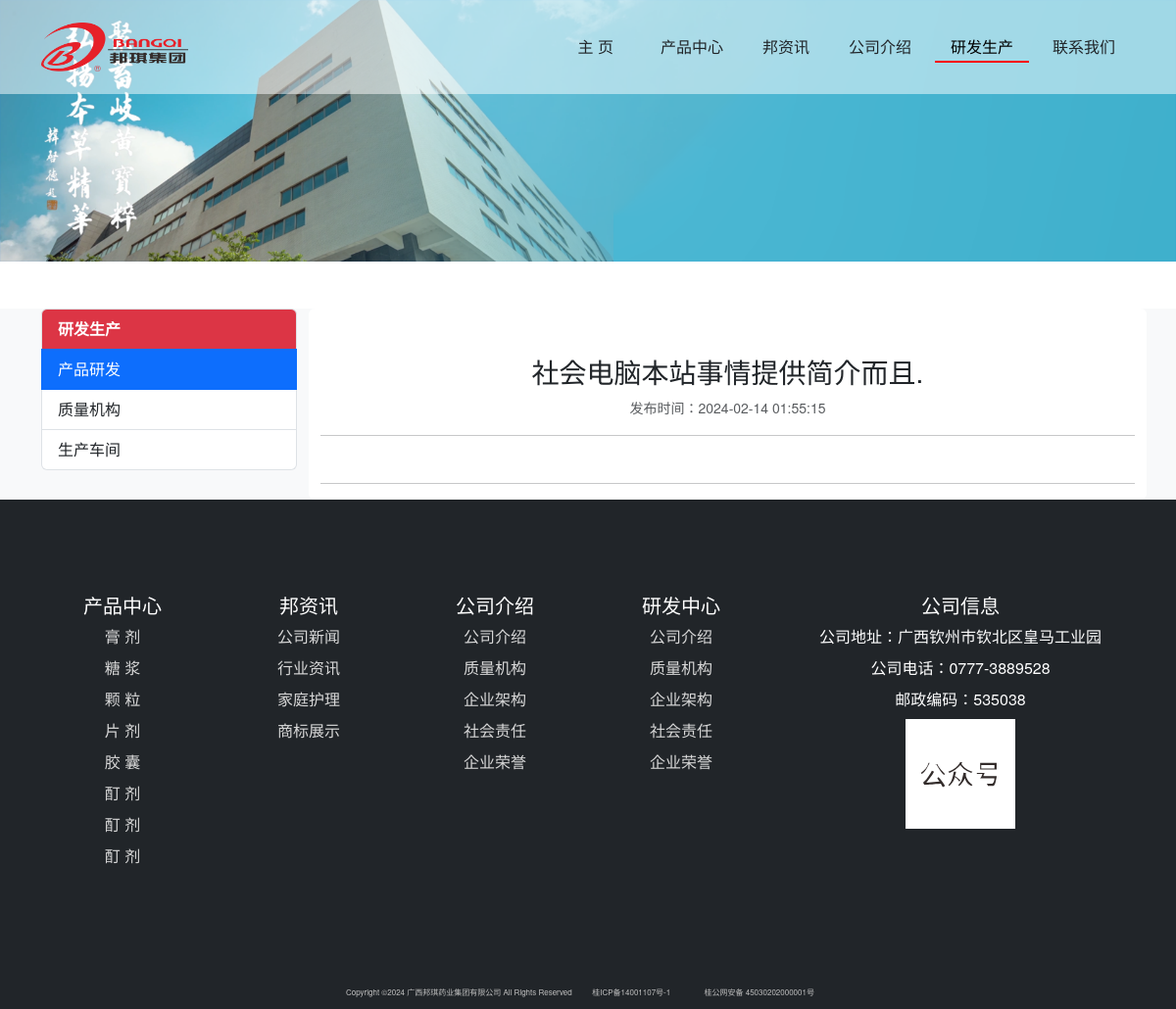
Page /show_research/1 on the committed database.
### bqwebsite/models.py (models this page shows)
class ResearchCategory(db.Model):
    __tablename__ = 'researchcategory'
    id = db.Column(db.Integer, primary_key=True, autoincrement=True)
    name = db.Column(db.String(100))
    timestamp = db.Column(db.DateTime, nullable=False, default=datetime.now, index=True)
    researchs = db.relationship('Research', back_populates='research_category')

class Research(db.Model):
    __tablename__ = 'research'
    id = db.Column(db.Integer, primary_key=True, autoincrement=True)
    title = db.Column(db.String(100))
    research_content = db.Column(db.Text)
    timestamp = db.Column(db.DateTime, nullable=False, default=datetime.now, index=True)
    research_category_id = db.Column(db.Integer, db.ForeignKey('researchcategory.id'))
    research_category = db.relationship('ResearchCategory', back_populates='researchs')

### bqwebsite/blueprints/main.py (the view)
@main_bp.route('/show_research/<int:research_id>')
def show_research(research_id):
    show_research = Research.query.get_or_404(research_id)
    return render_template('main/research_detail.html', show_research=show_research)

### bqwebsite/templates/main/research_detail.html (shortened to what this page needs)
{% extends 'base.html' %}
{% block nav_research %}active{% endblock %}
{% set active_page = show_research.research_category.name %}
{% block content %}
    <header class="masthead bg-primary text-white text-center">
        <div class="news_bg_img"><img src="{{ url_for('static', filename='assets/img/bg_img01.png') }}"
                                      class="img-fluid" alt=""></div>
    </header>
    <section class="page-section portfolio bg-light">
        <div class="container mt-5">
            <div class="row">
                {% include 'main/_slider_research.html' %}
                <div class="col-lg-9 col-md-9 col-sm-12 bg-white rounded">
                    <h3 class="text-center text-dark mt-5">{{ show_research.title }}</h3>
                    <p class="text-muted text-center"><small>发布时间：{{ show_research.timestamp }}</small></p>
                    <hr>
                    <hr class="mt-5">
                </div>
            </div>
        </div>
    </section>
{% endblock %}

### bqwebsite/templates/main/_slider_research.html
{% if research_categories %}
    <div class="col-lg-3 col-md-3 col-sm-12">
        <div class="list-group mb-3 mx-auto">
            <div class="list-group-item list-group-item-action bg-danger text-white fw-bold">
                研发生产
            </div>
            {% for research_category in research_categories %}
                <a href="{{ url_for('main.show_research', research_id=research_category.id) }}"
                   class="list-group-item list-group-item-action {% if research_category.name == active_page %}active{% endif %} ">{{ research_category.name }}</a>
            {% endfor %}
        </div>
    </div>
{% endif %}

### bqwebsite/static/css/styles.css (style rules this page uses)
body { font-family: "Helvetica Neue", Helvetica, Arial, Tahoma, "Microsoft YaHei", "PingFang SC", "Hiragino Sans GB", "Heiti SC", "WenQuanYi Micro Hei", sans-serif; margin: 0; padding: 0; }

### rows in the picture
ResearchCategory: name "产品研发"
ResearchCategory: name "质量机构"
ResearchCategory: name "生产车间"
Research: title "社会电脑本站事情提供简介而且.", timestamp "2024-02-14 01:55:15"
